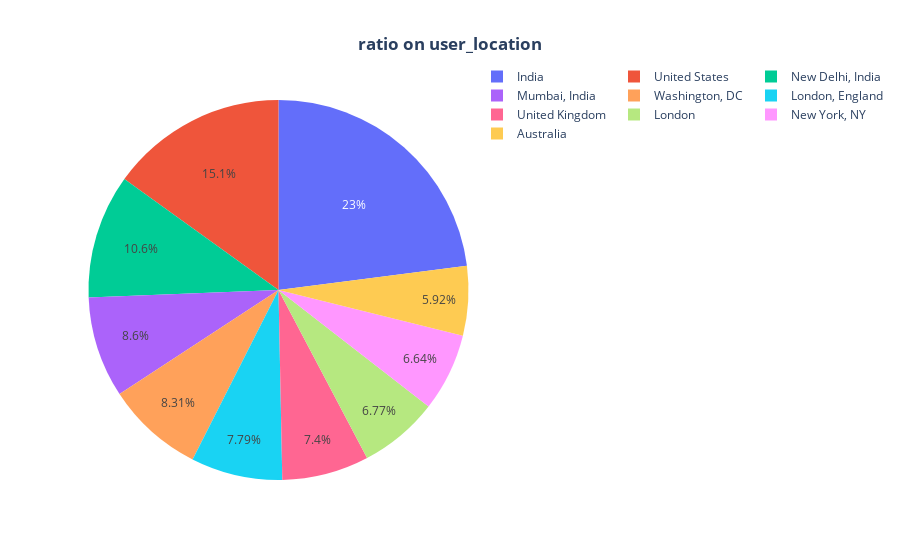

Source (notebook cell):
### Code cell
data = {
   "values": userloc_pie['count'][:10],
   "labels": userloc_pie.index[:10],
   "name": "Location Name",
   "hoverinfo":"label+percent+name",
   "type": "pie"
}
layout = go.Layout(title="<b>ratio on user_location</b>", legend=dict(x=1, y=1.1, orientation="h"))

data = [data]
fig = go.Figure(data = data, layout = layout)
fig.update_layout(title_x=0.5)
fig.show()

### Figure 1 — Plotly figure (JSON) as saved in the notebook; plotly's stock layout.template omitted (floating-point values rounded to 4 significant figures)
{"data": [{"hoverinfo": "label+percent+name", "labels": ["India", "United States", "New Delhi, India", "Mumbai, India", "Washington, DC", "London, England", "United Kingdom", "London", "New York, NY", "Australia"], "name": "Location Name", "type": "pie", "values": [3741, 2455, 1721, 1401, 1354, 1269, 1206, 1103, 1082, 964]}], "layout": {"legend": {"orientation": "h", "x": 1, "y": 1.1}, "title": {"text": "<b>ratio on user_location</b>", "x": 0.5}}}
